Frame 1 (no input): blank canvas, image omitted
Frame 60 (the mouse pressed at the canvas centre just before this capture): blank canvas, image omitted
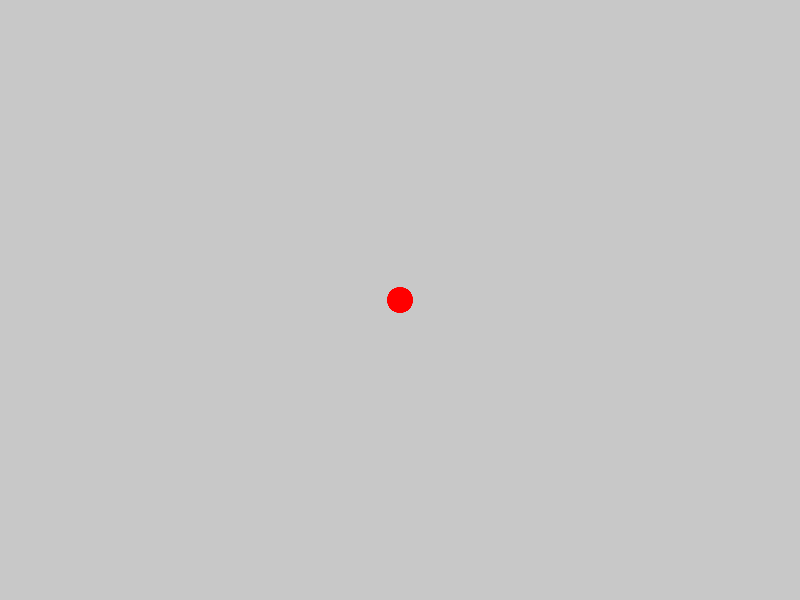
Frame 120 (the mouse held since frame 60 and released just before this capture)

The Processing sketch whose frames 1 and 60 were blank and that drew this single picture after the mouse press (run headless with seeded random() and noise(); from frame 60 on, the mouse is pressed at the canvas centre):

// Processing sketch: auto_eraser
// ── auto_eraser.pde


void setup() {
  size(800, 600);
  background(200);
}

void draw() {

  noStroke();
  if (mousePressed==true) {
    fill(255, 0, 0);
    ellipse(mouseX, mouseY, 25, 25);
  } else {
    fill(200);
    ellipse(mouseX, mouseY, 25, 25);
  }
}
